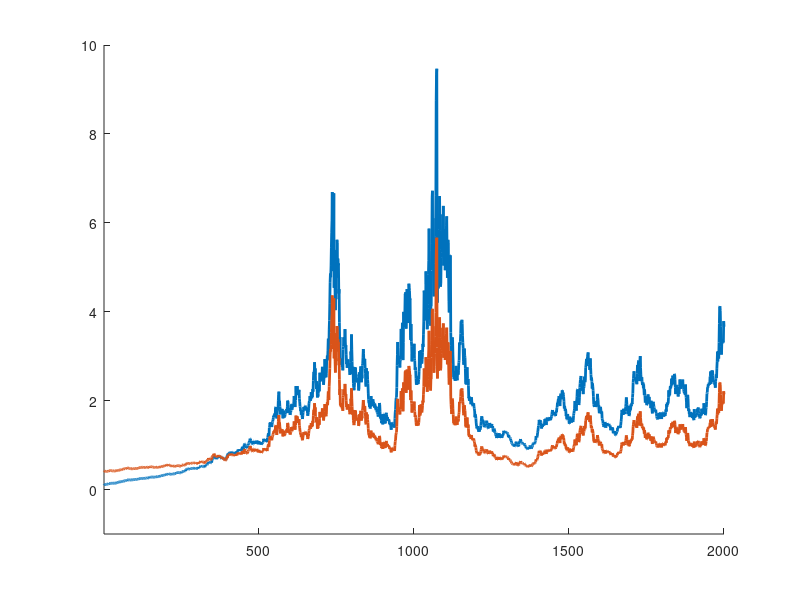

MATLAB code for this plot:
clear; clf; hold on
w=[0.1;0.4];
a=-pi/6; rot=[cos(a) sin(a); -sin(a) cos(a)];

for i=1:2000
    rPre=0.05*randn(2,1).*[4;1]; rPre=rot*rPre;
    rPost=w'*rPre;
    w=w+0.1*rPost*(rPre-w);
    w_traj(:,i)=w;
end
plot([1:2000], w_traj(1,:), 'LineWidth', 2)
plot([1:2000], w_traj(2,:), 'LineWidth', 2)
axis([1 2000 -1 10]);
norm(w_traj)
norm(w)